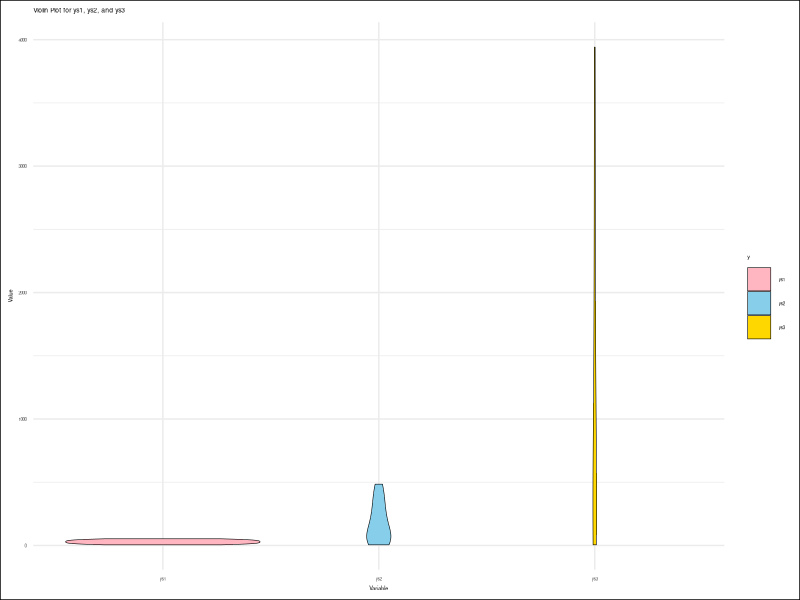

Recreate this plot in R.
# Load required libraries
library(readr)
library(tidyr)
library(ggplot2)

# Read data from CSV file
series <- read_csv(
  "series.csv",
  show_col_types = FALSE)

# Melt the series to long format for violinplot
series_longer <- series %>%
  gather(key = "y", value = "value", -xs)

# Define custom colors (unused)
custom_colors <- c("red", "green", "blue")

# Define softer colors
# Light pink, Sky blue, Gold
soft_colors <- c("#FFB6C1", "#87CEEB", "#FFD700")

# Create violinplot using ggplot2 with custom colors
plot <- ggplot(
    series_longer,
    aes(x = y, y = value, fill = y)) +
  geom_violin(color = "black", linewidth= 0.2) +
  scale_fill_manual(values = soft_colors) +
  labs(
    x = "Variable", y = "Value",
    title = "Violin Plot for ys1, ys2, and ys3") +
  theme_minimal() +
  theme(
    plot.background = element_rect(fill = "white"),
    text = element_text(size = 4))

# Save plot as PNG
ggsave("81b-violin.png", plot,
  width = 800, height = 400, units = "px")
